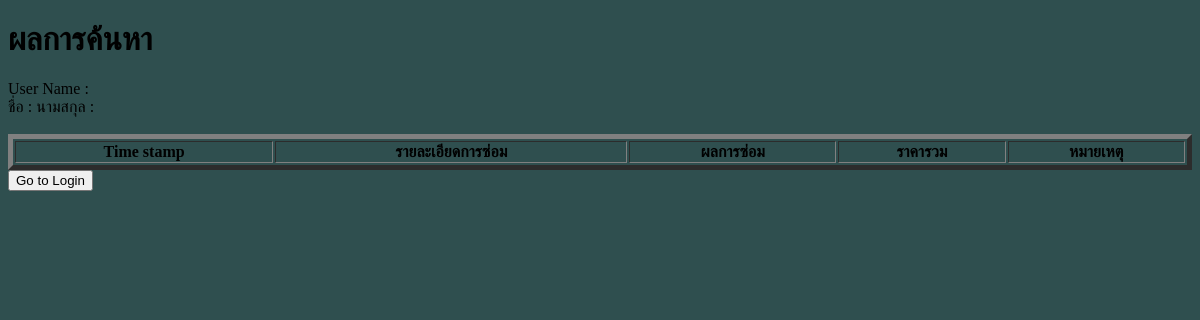
The page /user/check_qr.php?AAA=aa4d905f7a115fa48316c29cf638c8f4 on the database as committed earlier.
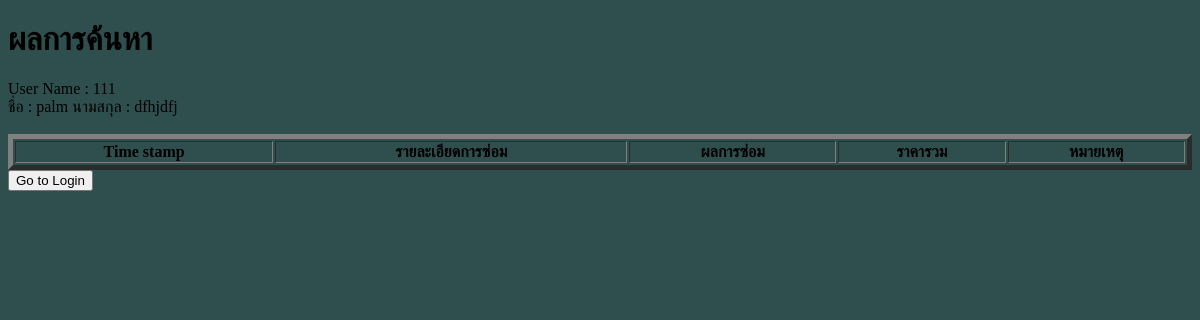
The same page on the database as committed later.
### tables this page shows
CREATE TABLE `user` (
  `User_id` varchar(255) NOT NULL,
  `fname` text NOT NULL,
  `lname` text NOT NULL,
  `phone_num` text NOT NULL,
  `Role` text NOT NULL,
  `E-mail` text NOT NULL,
  `More_contact` text NOT NULL,
  `Password` text NOT NULL
);

### user/check_qr.php (the view, shortened to what this page needs)
<!DOCTYPE html>
<html lang="en">
    <?php
    require './../DB_ce-app/User.php';
     $palm = 0;
     if(isset($_GET['AAA'])){
         $palm = $_GET['AAA'];
     }
    ?>
<head>
</head>
<body>
    <?php
        $p1 = "SELECT user.User_id,user.fname,user.lname FROM user,com WHERE user.User_id=com.User_id and com.ID_com='$palm'";
        $result = mysqli_query($connect,$p1);
        $row1 = mysqli_fetch_array($result);
    ?>
    <h1> ผลการค้นหา </h1>
    <label>User Name : </label>
    <?php echo $row1['User_id']?>
     <br>
    <label>ชื่อ : </label>
    <?php echo $row1['fname']?>
    <label>นามสกุล : </label>
    <?php echo $row1['lname']?>
    <table border="5" width = "100%">
        <br><br>
        <tr>
            <th>Time stamp</th>
            <th>รายละเอียดการซ่อม</th>
            <th>ผลการซ่อม</th>
            <th>ราคารวม</th>
            <th>หมายเหตุ</th>
        </tr>
    </table>
    <a href="../Login.php"><button type="button">Go to Login</button></a>
</body>
</html>

### user/check_qr.php (style rules this page uses)
body { background-color: darkslategray; }

Rows that differ between the two databases and show on the page:
now on this page (row edited): user: User_id "111", fname "palm", lname "dfhjdfj"
